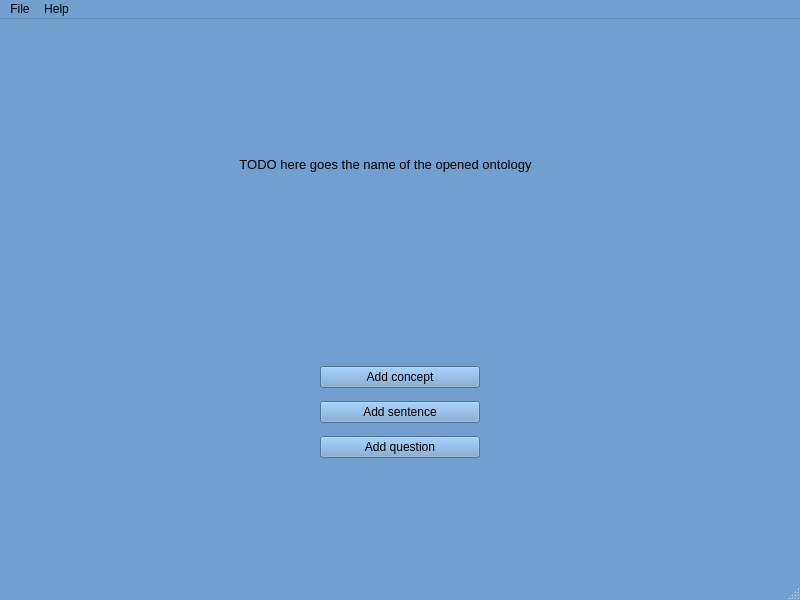
<?xml version="1.0" encoding="UTF-8"?>
<ui version="4.0">
 <class>MainWindow</class>
 <widget class="QMainWindow" name="MainWindow">
  <property name="geometry">
   <rect>
    <x>0</x>
    <y>0</y>
    <width>800</width>
    <height>600</height>
   </rect>
  </property>
  <property name="palette">
   <palette>
    <active>
     <colorrole role="WindowText">
      <brush brushstyle="SolidPattern">
       <color alpha="255">
        <red>0</red>
        <green>0</green>
        <blue>0</blue>
       </color>
      </brush>
     </colorrole>
     <colorrole role="Button">
      <brush brushstyle="SolidPattern">
       <color alpha="255">
        <red>114</red>
        <green>159</green>
        <blue>207</blue>
       </color>
      </brush>
     </colorrole>
     <colorrole role="Light">
      <brush brushstyle="SolidPattern">
       <color alpha="255">
        <red>196</red>
        <green>225</green>
        <blue>255</blue>
       </color>
      </brush>
     </colorrole>
     <colorrole role="Midlight">
      <brush brushstyle="SolidPattern">
       <color alpha="255">
        <red>155</red>
        <green>192</green>
        <blue>231</blue>
       </color>
      </brush>
     </colorrole>
     <colorrole role="Dark">
      <brush brushstyle="SolidPattern">
       <color alpha="255">
        <red>57</red>
        <green>79</green>
        <blue>103</blue>
       </color>
      </brush>
     </colorrole>
     <colorrole role="Mid">
      <brush brushstyle="SolidPattern">
       <color alpha="255">
        <red>76</red>
        <green>106</green>
        <blue>138</blue>
       </color>
      </brush>
     </colorrole>
     <colorrole role="Text">
      <brush brushstyle="SolidPattern">
       <color alpha="255">
        <red>0</red>
        <green>0</green>
        <blue>0</blue>
       </color>
      </brush>
     </colorrole>
     <colorrole role="BrightText">
      <brush brushstyle="SolidPattern">
       <color alpha="255">
        <red>255</red>
        <green>255</green>
        <blue>255</blue>
       </color>
      </brush>
     </colorrole>
     <colorrole role="ButtonText">
      <brush brushstyle="SolidPattern">
       <color alpha="255">
        <red>0</red>
        <green>0</green>
        <blue>0</blue>
       </color>
      </brush>
     </colorrole>
     <colorrole role="Base">
      <brush brushstyle="SolidPattern">
       <color alpha="255">
        <red>255</red>
        <green>255</green>
        <blue>255</blue>
       </color>
      </brush>
     </colorrole>
     <colorrole role="Window">
      <brush brushstyle="SolidPattern">
       <color alpha="255">
        <red>114</red>
        <green>159</green>
        <blue>207</blue>
       </color>
      </brush>
     </colorrole>
     <colorrole role="Shadow">
      <brush brushstyle="SolidPattern">
       <color alpha="255">
        <red>0</red>
        <green>0</green>
        <blue>0</blue>
       </color>
      </brush>
     </colorrole>
     <colorrole role="AlternateBase">
      <brush brushstyle="SolidPattern">
       <color alpha="255">
        <red>184</red>
        <green>207</green>
        <blue>231</blue>
       </color>
      </brush>
     </colorrole>
     <colorrole role="ToolTipBase">
      <brush brushstyle="SolidPattern">
       <color alpha="255">
        <red>255</red>
        <green>255</green>
        <blue>220</blue>
       </color>
      </brush>
     </colorrole>
     <colorrole role="ToolTipText">
      <brush brushstyle="SolidPattern">
       <color alpha="255">
        <red>0</red>
        <green>0</green>
        <blue>0</blue>
       </color>
      </brush>
     </colorrole>
     <colorrole role="PlaceholderText">
      <brush brushstyle="SolidPattern">
       <color alpha="128">
        <red>0</red>
        <green>0</green>
        <blue>0</blue>
       </color>
      </brush>
     </colorrole>
    </active>
    <inactive>
     <colorrole role="WindowText">
      <brush brushstyle="SolidPattern">
       <color alpha="255">
        <red>0</red>
        <green>0</green>
        <blue>0</blue>
       </color>
      </brush>
     </colorrole>
     <colorrole role="Button">
      <brush brushstyle="SolidPattern">
       <color alpha="255">
        <red>114</red>
        <green>159</green>
        <blue>207</blue>
       </color>
      </brush>
     </colorrole>
     <colorrole role="Light">
      <brush brushstyle="SolidPattern">
       <color alpha="255">
        <red>196</red>
        <green>225</green>
        <blue>255</blue>
       </color>
      </brush>
     </colorrole>
     <colorrole role="Midlight">
      <brush brushstyle="SolidPattern">
       <color alpha="255">
        <red>155</red>
        <green>192</green>
        <blue>231</blue>
       </color>
      </brush>
     </colorrole>
     <colorrole role="Dark">
      <brush brushstyle="SolidPattern">
       <color alpha="255">
        <red>57</red>
        <green>79</green>
        <blue>103</blue>
       </color>
      </brush>
     </colorrole>
     <colorrole role="Mid">
      <brush brushstyle="SolidPattern">
       <color alpha="255">
        <red>76</red>
        <green>106</green>
        <blue>138</blue>
       </color>
      </brush>
     </colorrole>
     <colorrole role="Text">
      <brush brushstyle="SolidPattern">
       <color alpha="255">
        <red>0</red>
        <green>0</green>
        <blue>0</blue>
       </color>
      </brush>
     </colorrole>
     <colorrole role="BrightText">
      <brush brushstyle="SolidPattern">
       <color alpha="255">
        <red>255</red>
        <green>255</green>
        <blue>255</blue>
       </color>
      </brush>
     </colorrole>
     <colorrole role="ButtonText">
      <brush brushstyle="SolidPattern">
       <color alpha="255">
        <red>0</red>
        <green>0</green>
        <blue>0</blue>
       </color>
      </brush>
     </colorrole>
     <colorrole role="Base">
      <brush brushstyle="SolidPattern">
       <color alpha="255">
        <red>255</red>
        <green>255</green>
        <blue>255</blue>
       </color>
      </brush>
     </colorrole>
     <colorrole role="Window">
      <brush brushstyle="SolidPattern">
       <color alpha="255">
        <red>114</red>
        <green>159</green>
        <blue>207</blue>
       </color>
      </brush>
     </colorrole>
     <colorrole role="Shadow">
      <brush brushstyle="SolidPattern">
       <color alpha="255">
        <red>0</red>
        <green>0</green>
        <blue>0</blue>
       </color>
      </brush>
     </colorrole>
     <colorrole role="AlternateBase">
      <brush brushstyle="SolidPattern">
       <color alpha="255">
        <red>184</red>
        <green>207</green>
        <blue>231</blue>
       </color>
      </brush>
     </colorrole>
     <colorrole role="ToolTipBase">
      <brush brushstyle="SolidPattern">
       <color alpha="255">
        <red>255</red>
        <green>255</green>
        <blue>220</blue>
       </color>
      </brush>
     </colorrole>
     <colorrole role="ToolTipText">
      <brush brushstyle="SolidPattern">
       <color alpha="255">
        <red>0</red>
        <green>0</green>
        <blue>0</blue>
       </color>
      </brush>
     </colorrole>
     <colorrole role="PlaceholderText">
      <brush brushstyle="SolidPattern">
       <color alpha="128">
        <red>0</red>
        <green>0</green>
        <blue>0</blue>
       </color>
      </brush>
     </colorrole>
    </inactive>
    <disabled>
     <colorrole role="WindowText">
      <brush brushstyle="SolidPattern">
       <color alpha="255">
        <red>57</red>
        <green>79</green>
        <blue>103</blue>
       </color>
      </brush>
     </colorrole>
     <colorrole role="Button">
      <brush brushstyle="SolidPattern">
       <color alpha="255">
        <red>114</red>
        <green>159</green>
        <blue>207</blue>
       </color>
      </brush>
     </colorrole>
     <colorrole role="Light">
      <brush brushstyle="SolidPattern">
       <color alpha="255">
        <red>196</red>
        <green>225</green>
        <blue>255</blue>
       </color>
      </brush>
     </colorrole>
     <colorrole role="Midlight">
      <brush brushstyle="SolidPattern">
       <color alpha="255">
        <red>155</red>
        <green>192</green>
        <blue>231</blue>
       </color>
      </brush>
     </colorrole>
     <colorrole role="Dark">
      <brush brushstyle="SolidPattern">
       <color alpha="255">
        <red>57</red>
        <green>79</green>
        <blue>103</blue>
       </color>
      </brush>
     </colorrole>
     <colorrole role="Mid">
      <brush brushstyle="SolidPattern">
       <color alpha="255">
        <red>76</red>
        <green>106</green>
        <blue>138</blue>
       </color>
      </brush>
     </colorrole>
     <colorrole role="Text">
      <brush brushstyle="SolidPattern">
       <color alpha="255">
        <red>57</red>
        <green>79</green>
        <blue>103</blue>
       </color>
      </brush>
     </colorrole>
     <colorrole role="BrightText">
      <brush brushstyle="SolidPattern">
       <color alpha="255">
        <red>255</red>
        <green>255</green>
        <blue>255</blue>
       </color>
      </brush>
     </colorrole>
     <colorrole role="ButtonText">
      <brush brushstyle="SolidPattern">
       <color alpha="255">
        <red>57</red>
        <green>79</green>
        <blue>103</blue>
       </color>
      </brush>
     </colorrole>
     <colorrole role="Base">
      <brush brushstyle="SolidPattern">
       <color alpha="255">
        <red>114</red>
        <green>159</green>
        <blue>207</blue>
       </color>
      </brush>
     </colorrole>
     <colorrole role="Window">
      <brush brushstyle="SolidPattern">
       <color alpha="255">
        <red>114</red>
        <green>159</green>
        <blue>207</blue>
       </color>
      </brush>
     </colorrole>
     <colorrole role="Shadow">
      <brush brushstyle="SolidPattern">
       <color alpha="255">
        <red>0</red>
        <green>0</green>
        <blue>0</blue>
       </color>
      </brush>
     </colorrole>
     <colorrole role="AlternateBase">
      <brush brushstyle="SolidPattern">
       <color alpha="255">
        <red>114</red>
        <green>159</green>
        <blue>207</blue>
       </color>
      </brush>
     </colorrole>
     <colorrole role="ToolTipBase">
      <brush brushstyle="SolidPattern">
       <color alpha="255">
        <red>255</red>
        <green>255</green>
        <blue>220</blue>
       </color>
      </brush>
     </colorrole>
     <colorrole role="ToolTipText">
      <brush brushstyle="SolidPattern">
       <color alpha="255">
        <red>0</red>
        <green>0</green>
        <blue>0</blue>
       </color>
      </brush>
     </colorrole>
     <colorrole role="PlaceholderText">
      <brush brushstyle="SolidPattern">
       <color alpha="128">
        <red>0</red>
        <green>0</green>
        <blue>0</blue>
       </color>
      </brush>
     </colorrole>
    </disabled>
   </palette>
  </property>
  <property name="windowTitle">
   <string>Mentore</string>
  </property>
  <widget class="QWidget" name="centralwidget">
   <widget class="QLabel" name="ontologyLabel">
    <property name="geometry">
     <rect>
      <x>170</x>
      <y>90</y>
      <width>431</width>
      <height>111</height>
     </rect>
    </property>
    <property name="text">
     <string>&lt;html&gt;&lt;head/&gt;&lt;body&gt;&lt;p align=&quot;center&quot;&gt;&lt;span style=&quot; font-size:10pt;&quot;&gt;TODO here goes the name of the opened ontology&lt;/span&gt;&lt;/p&gt;&lt;/body&gt;&lt;/html&gt;</string>
    </property>
   </widget>
   <widget class="QWidget" name="verticalLayoutWidget">
    <property name="geometry">
     <rect>
      <x>320</x>
      <y>340</y>
      <width>160</width>
      <height>106</height>
     </rect>
    </property>
    <layout class="QVBoxLayout" name="additionsBox">
     <item>
      <widget class="QPushButton" name="addConcept_pb">
       <property name="text">
        <string>Add concept</string>
       </property>
      </widget>
     </item>
     <item>
      <widget class="QPushButton" name="addSentence_pb">
       <property name="text">
        <string>Add sentence</string>
       </property>
      </widget>
     </item>
     <item>
      <widget class="QPushButton" name="addQuestion_pb">
       <property name="text">
        <string>Add question</string>
       </property>
      </widget>
     </item>
    </layout>
   </widget>
  </widget>
  <widget class="QMenuBar" name="menubar">
   <property name="geometry">
    <rect>
     <x>0</x>
     <y>0</y>
     <width>800</width>
     <height>26</height>
    </rect>
   </property>
   <widget class="QMenu" name="menuFile">
    <property name="title">
     <string>File</string>
    </property>
    <addaction name="actionOpen_ontology"/>
    <addaction name="actionExit"/>
   </widget>
   <widget class="QMenu" name="menuHelp">
    <property name="title">
     <string>Help</string>
    </property>
   </widget>
   <addaction name="menuFile"/>
   <addaction name="menuHelp"/>
  </widget>
  <widget class="QStatusBar" name="statusbar"/>
  <action name="actionOpen_ontology">
   <property name="text">
    <string>Open ontology</string>
   </property>
  </action>
  <action name="actionExit">
   <property name="text">
    <string>Exit</string>
   </property>
  </action>
 </widget>
 <resources/>
 <connections/>
</ui>
